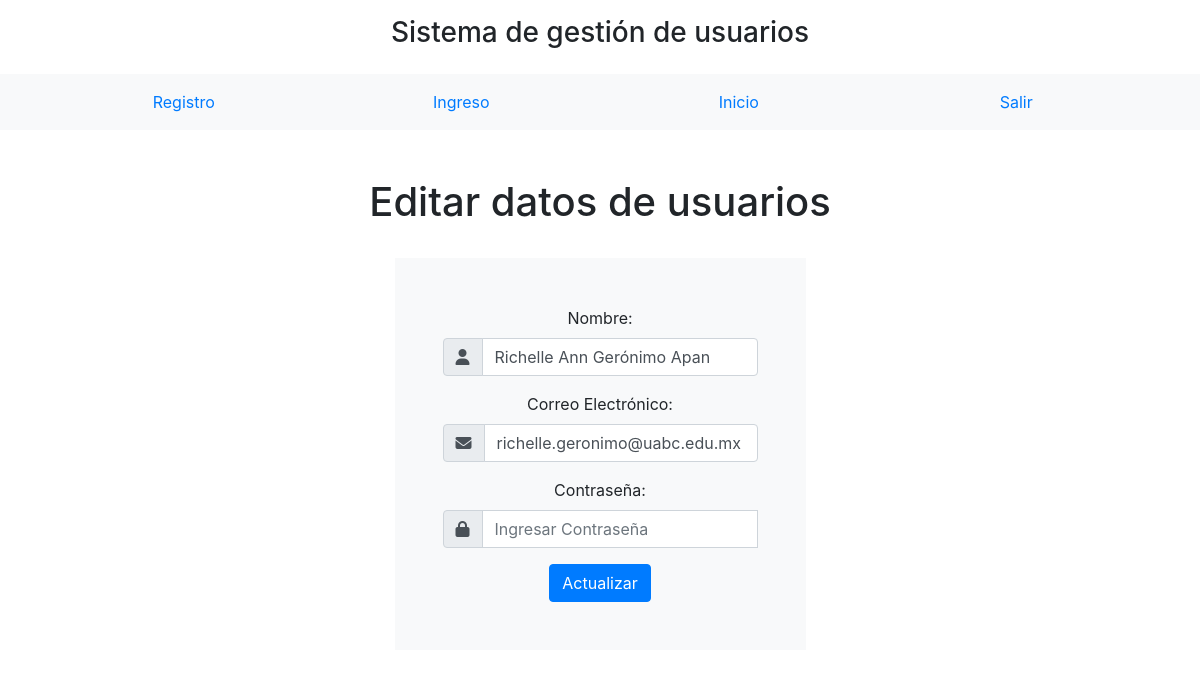
Screenshot of /04.PDO-MYSQL/index.php?pagina=editar&token=4faa4ee593307e09034e4c79dab2b1ff (signed in) with the database file from the repository.
### tables this page shows
CREATE TABLE `registros` (
  `id` int(11) NOT NULL,
  `token` text NOT NULL,
  `nombre` text NOT NULL,
  `email` text NOT NULL,
  `password` varchar(100) NOT NULL,
  `intentos_fallidos` int(11) DEFAULT NULL,
  `fecha` timestamp NOT NULL DEFAULT current_timestamp() ON UPDATE current_timestamp()
);

### 04.PDO-MYSQL/controladores/plantilla.controlador.php (called while the page is built)
<?php
class ControladorPlantilla {
    public function ctrTraerPlantilla() {
        include "vistas/plantilla.php";
    }
}
?>

### 04.PDO-MYSQL/index.php (called while the page is built)
<?php
    require_once "controladores/plantilla.controlador.php";
    require_once "controladores/formularios.controlador.php";
    require_once "modelos/formularios.modelo.php";
    $plantilla = new ControladorPlantilla();
    $plantilla -> ctrTraerPlantilla();

### 04.PDO-MYSQL/controladores/formularios.controlador.php (called while the page is built, shortened)
<?php
class ControladorFormularios {
    static public function ctrSeleccionarRegistros($item, $valor) {
        $tabla = "registros";
        $respuesta = ModeloFormularios::mdlSeleccionarRegistros($tabla, $item, $valor);
        return $respuesta;
    }
}

### 04.PDO-MYSQL/modelos/conexion.php (called while the page is built)
<?php
Class Conexion  {
    static public function conectar() {
        $link = new PDO("mysql:host=localhost;dbname=curso-php","root","");
        $link->exec("set names utf8");
        return $link;
    }
}
?>

### 04.PDO-MYSQL/modelos/formularios.modelo.php (called while the page is built, shortened)
<?php
require_once "conexion.php";
class ModeloFormularios {
    static public function mdlSeleccionarRegistros($tabla, $item, $valor) {
        if ($item == null && $valor == null) {
            $stmt = Conexion::conectar()->prepare("SELECT *, DATE_FORMAT(fecha, '%d/%m/%Y') AS fecha FROM $tabla");
            $stmt->execute();
            return $stmt->fetchAll();
        } else {
            $stmt = Conexion::conectar()->prepare("SELECT *, DATE_FORMAT(fecha, '%d/%m/%Y') AS fecha FROM $tabla WHERE $item = :$item");
            $stmt->bindParam(":". $item, $valor, PDO::PARAM_STR);
            $stmt->execute();
            return $stmt->fetch();
        }
    }
}

### 04.PDO-MYSQL/vistas/paginas/editar.php (the view, shortened to what this page needs)
<?php
    if(isset($_GET["token"])) {
        $item = "token";
        $valor = $_GET["token"];
        $usuario = ControladorFormularios::ctrSeleccionarRegistros($item, $valor);
    }
?>
<div class="text-center">
    <H1>Editar datos de usuarios</H1>
</div>
<br>
<div class="d-flex justify-content-center text-center">
    <form method="POST" class="p-5 bg-light">
        <div class="form-group">
            <label for="nombre">Nombre:</label>
            <div class="input-group">
                <div class="input-group-prepend">
                    <span class="input-group-text"><i class="fa-solid fa-user"></i></span>
                </div>
                <input type="text" class="form-control" value="<?php echo $usuario["nombre"]; ?>" placeholder="Ingresar nombre" required id="actualizarNombre" name="actualizarNombre">
            </div>
        </div>
        <div class="form-group">
            <label for="email">Correo Electrónico:</label>
            <div class="input-group">
                <div class="input-group-prepend">
                    <span class="input-group-text"><i class="fa-solid fa-envelope"></i></span>
                </div>
                <input type="email" class="form-control" value="<?php echo $usuario["email"]; ?>" placeholder="Ingresar correo electronico" required id="actualizarEmail" name="actualizarEmail">
            </div>
        </div>
        <div class="form-group">
            <label for="pwd">Contraseña:</label>
            <div class="input-group">
                <div class="input-group-prepend">
                    <span class="input-group-text"><i class="fa-solid fa-lock"></i></span>
                </div>
                <input type="password" class="form-control" placeholder="Ingresar Contraseña" id="pwd" required name="actualizarPassword">
            </div>
        </div>
          <button type="submit" id="btnActualizar" class="btn btn-primary">Actualizar</button>
    </form>
</div>

### rows the page displays
registros: actualizarNombre "Richelle Ann Gerónimo Apan", actualizarEmail "richelle.geronimo@uabc.edu.mx"
